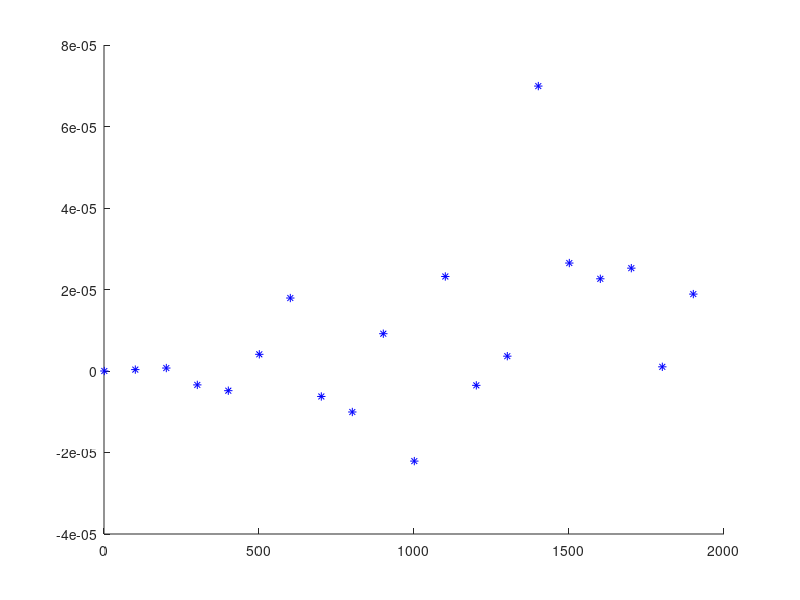

Here is the MATLAB script that generated this plot:
figure(1); clf, hold on

for a=1
	for b=1:100:2000   % b positivo !!!!
		for c=0.000001
			if (b^2-4*a*c)>=0
				xn=(-b - sqrt(b^2-4*a*c))/(2*a);
				xp1=(-b + sqrt(b^2-4*a*c))/(2*a);
				xp2=(c/a)/xn;						% calcolo l'errore relativo
				disp(['xn=' num2str(xn) '  xp1=' num2str(xp1) '  xp2=' num2str(xp2) '  (xp2-xp1)/xp2=' num2str((xp2-xp1)/xp2)]);
				plot(b,(xp2-xp1)/xp2,'b*');
			end
		end
	end
end






